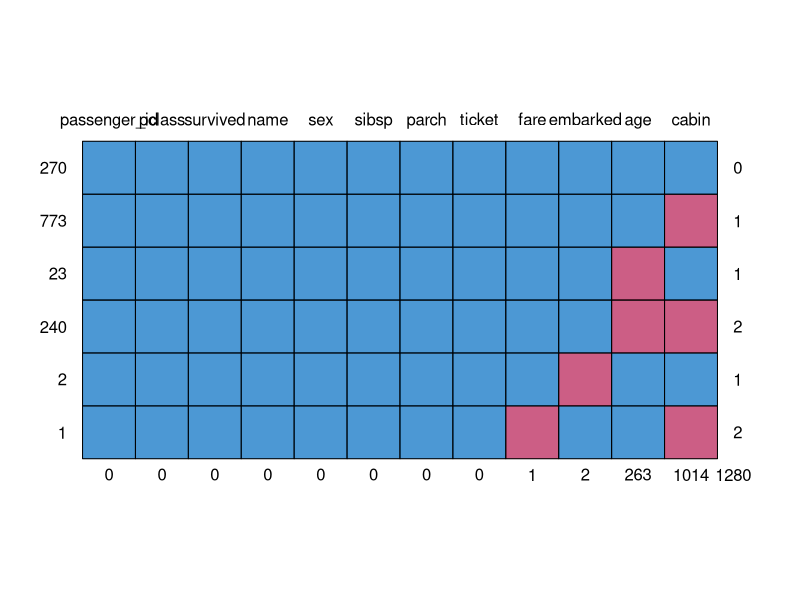
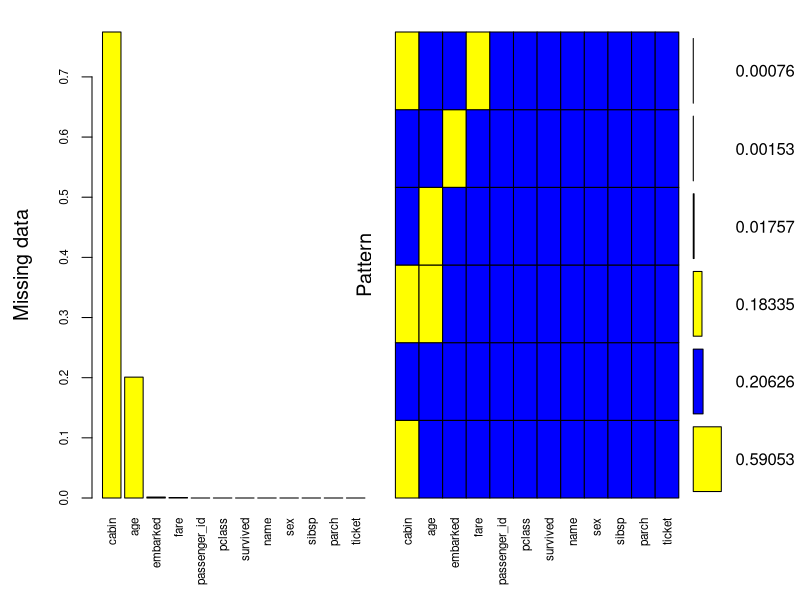
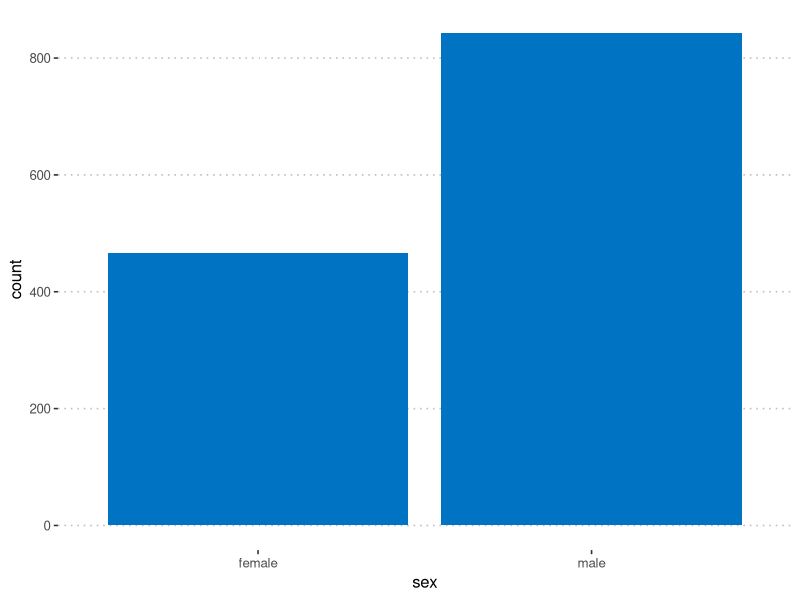
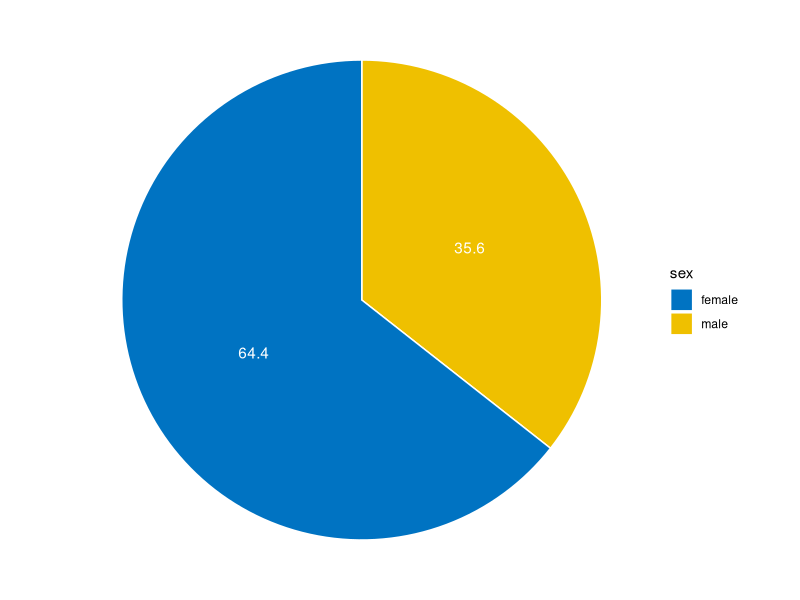
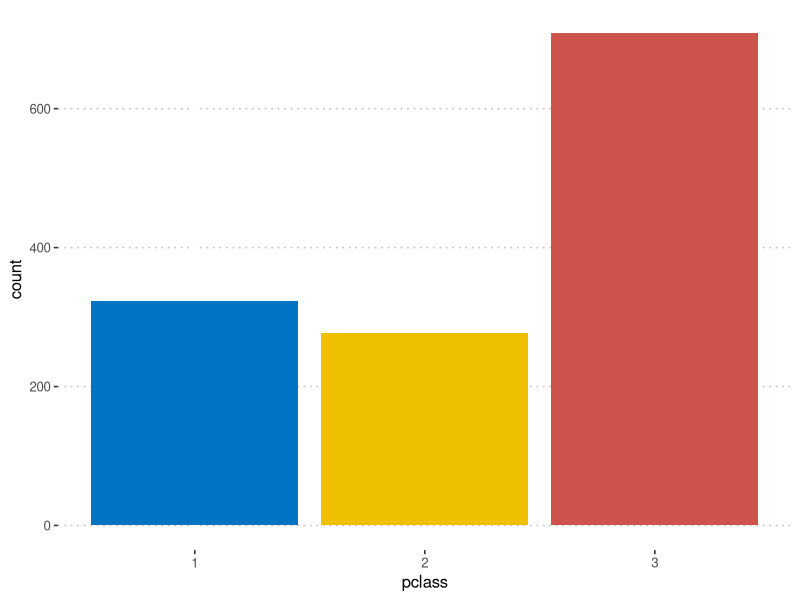
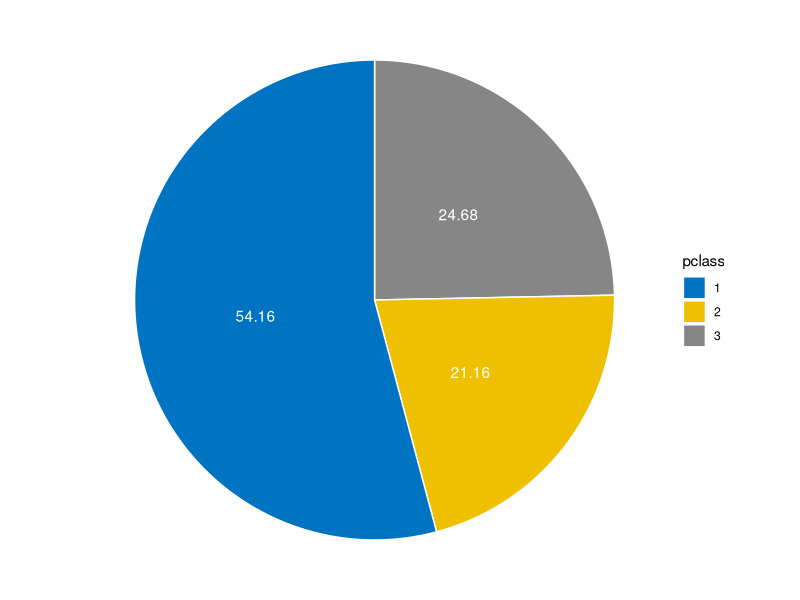
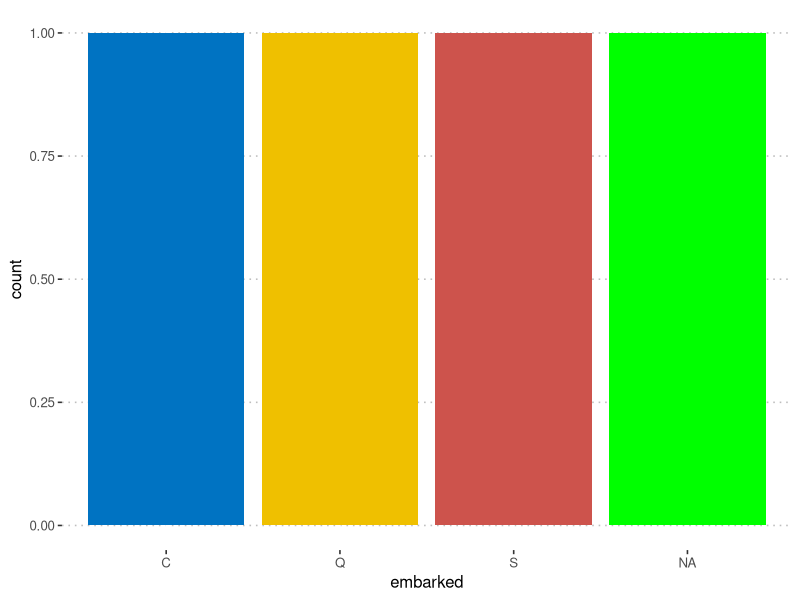
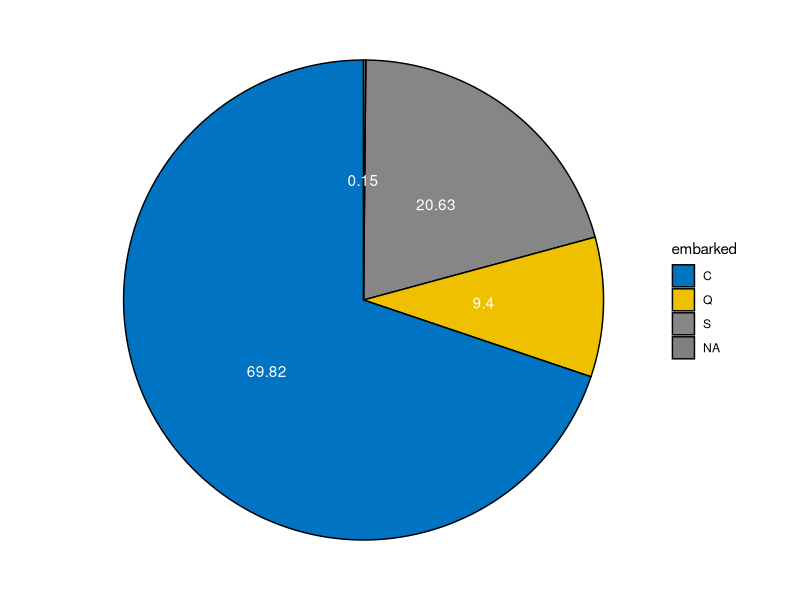

Here is the R script that generated these plots, in order:
install.packages("mice")
library(mice)
install.packages("VIM")
install.packages("SparseM")
library(VIM)
library(SparseM)

#0 - reading data
dataset <- read.csv('titanicDataset.csv', header=TRUE)
workingData <- dataset
#1 - structure verification

#1.1 Missing values
workingData[workingData == ""] <- NA
countNA <- as.data.frame(sapply(workingData, function(x) sum(is.na(x))))

#age missing 263 times
#fare missing once
#cabin missing 1014 times
#embarked missing twice

#basic info about missing data for selected variables
md.pattern(workingData)

#more precise info about misisng data for variables
mice_plot <- aggr(workingData, col=c('blue','yellow'),
                  numbers=TRUE, sortVars=TRUE,
                  labels=names(workingData), cex.axis=.7,
                  gap=1, ylab=c("Missing data","Pattern"))

#1.2 # Data structure for sex, pclass, embarked
install.packages('plyr')
install.packages('ggpubr')
library(plyr)
library(ggplot2)
library(ggpubr)

# SEX - no missing data
#freq
sexStruct <- count(workingData, 'sex')
#female	466
#male	843
sexPercentages <- c()
for (row in 1:length(c(sexStruct$sex))) {
  sexPercentages <- append(sexPercentages,round((sexStruct$freq[row]/sum(sexStruct$freq))*100,digits=2))
}
sexStruct$percentages <- as.data.frame(sexPercentages)

sexStruct <- sexStruct %>%
  arrange(desc(sex)) %>%
  mutate(pos = round(cumsum(sexPercentages) - 0.5*sexPercentages, digits = 2))
sexStruct

#bar graph for sex
ggplot(workingData, aes(sex)) +
  geom_bar(fill = "#0073C2FF") +
  theme_pubclean()

mycols <- c("#0073C2FF", "#EFC000FF", "#868686FF", "#CD534CFF")
ggplot(sexStruct, aes(x = "", y = sexPercentages, fill = sex)) +
  geom_bar(width = 1, stat = "identity", color = "white") +
  coord_polar("y", start = 0)+
  geom_text(aes(y = pos, label = sexPercentages), color = "white")+
  scale_fill_manual(values = mycols) +
  theme_void()


#PCLASS - nomissing data
#freq
pclassStruct <- count(workingData, 'pclass')
#1	323
#2	277
#3 709
pclassPercentages <- c()
for (row in 1:length(c(pclassStruct$pclass))) {
  pclassPercentages <- append(pclassPercentages,round((pclassStruct$freq[row]/sum(pclassStruct$freq))*100,digits=2))
}
pclassStruct$percentages <- as.data.frame(pclassPercentages)

pclassStruct <- pclassStruct %>%
  arrange(desc(pclass)) %>%
  mutate(pos = round(cumsum(pclassPercentages) - 0.5*pclassPercentages, digits = 2))
pclassStruct

pclassStruct$pclass <- as.factor(pclassStruct$pclass)

#bar graph for pclass
ggplot(workingData, aes(pclass)) +
  geom_bar(fill = c("#0073C2FF", "#EFC000FF", "#CD534CFF")) +
  theme_pubclean()

mycols <- c("#0073C2FF", "#EFC000FF", "#868686FF", "#CD534CFF")
ggplot(pclassStruct, aes(x = "", y = pclassPercentages, fill = pclass)) +
  geom_bar(width = 1, stat = "identity", color = "white") +
  coord_polar("y", start = 0)+
  geom_text(aes(y = pos, label = pclassPercentages), color = "white")+
  scale_fill_manual(values = mycols) +
  theme_void()


#EMBARKED - 2 missing values -> skipping NA
#freq
embarkedStruct <- count(workingData, 'embarked')
#C	270
#Q	123
#S 914
#NA - unspecified 

embarkedPercentages <- c()
for (row in 1:length(c(embarkedStruct$embarked))) {
  embarkedPercentages <- append(embarkedPercentages,round((embarkedStruct$freq[row]/sum(embarkedStruct$freq))*100,digits=2))
}
embarkedStruct$percentages <- as.data.frame(embarkedPercentages)

embarkedStruct <- embarkedStruct %>%
  arrange(desc(embarked)) %>%
  mutate(pos = round(cumsum(embarkedPercentages) - 0.5*embarkedPercentages, digits = 2))
embarkedStruct

#embarkedStruct$embarked <- as.factor(embarkedStruct$embarked)

#bar graph for embarked
ggplot(embarkedStruct, aes(embarked)) +
  geom_bar(fill = c("#0073C2FF", "#EFC000FF", "#CD534CFF",'GREEN')) +
  theme_pubclean()

mycols <- c("#0073C2FF", "#EFC000FF", "#868686FF")
ggplot(embarkedStruct, aes(x = "", y = embarkedPercentages, fill = embarked)) +
  geom_bar(width = 1, stat = "identity", color = "black") +
  coord_polar("y", start = 0)+
  geom_text(aes(y = pos, label = embarkedPercentages), color = "white")+
  scale_fill_manual(values = mycols) +
  theme_void()


#2 - frequencies, percentages for survived
#freq
survivedStruct <- count(workingData, 'survived')
#0 - not survived - 809
#1 - survived - 500

survivedPercentages <- c()
for (row in 1:length(c(survivedStruct$survived))) {
  survivedPercentages <- append(survivedPercentages,round((survivedStruct$freq[row]/sum(survivedStruct$freq))*100,digits=2))
}

survivedStruct$percentages <- as.data.frame(survivedPercentages)
#0 - not survived - 61,8%
#1 - survived - 38,2%

#3 -> point #1

#4 - descriptive statistics for age
summary(workingData$age)

#not applying imputations -> 263 values missing
#min - 0.1667 -> Youngest person was a baby younger than a year
#max - 80.00 -> Oldest person was 80 years old
#avg - 29.88 -> The average of age among titanic passengers was 29.88 years
#med - 28.00 -> The median of age among titanic passengers was 28.00 years
#Q1 - 21.00 -> 25% of titanic passengers were in the age <= 21.00 years and 75% of passengers were in the age >= 21.00
#Q3 - 39.00 -> 75% of titanic passengers were in the age <= 39.00 years and 25% of passengers were in thhe age >= 39.00 

ageHist <- hist(workingData$age,
     main="Histogram of titanic passengers' age",
     xlab="Age",
     ylab="Number of passengers",
     col="red",
     freq=TRUE
)
text(ageHist$mids,ageHist$counts,labels=ageHist$counts, adj=c(0.5, -0.5))

#4 - descriptive statistics for fare
summary(workingData$fare)

#not applying imputations -> 1 value missing
#min - 0.000 -> We can quess -> some people were traveling for free (invitation, reward etc.)
#max - 512.329 -> Value of most expensive ticket was 512.32 in unspecified currency
#avg - 33.295 -> The average of ticket prices paid by the passengers was 33.29 in uspecified currency
#med - 14.454 -> The median value of ticket price paid by the passengers was 14.45 in unspecified currency
#Q1 - 7.896 -> 25% of titanic passengers had to pay a price <= 7.89 and 75% of them had to pay >= 7.89
#Q3 - 31.275 -> 75% of titanic passengers had to pay a price <= 31.27  and 25% of them had to pay >= 31.27 

priceHist <- hist(workingData$fare,
     main="Histogram of titanic ticket prices",
     xlab="Fare value",
     yLab="Number of tickets in specific price",
     col="red",
     freq=TRUE,
     xlim=c(0,520)
)
text(priceHist$mids,priceHist$counts,labels=priceHist$counts, adj=c(0.5, -0.5))

#5 Scatterplot for age & price

attach(mtcars)
plot(workingData$age, workingData$fare, main="Age vs Price", 
     xlab="Age ", ylab="Price for ticket", pch=19, col='blue')
abline(lm(workingData$fare~workingData$age), col="red") 

cor.test(workingData$age, workingData$fare, method="pearson")
#H0: correlation = 0
#H1: correlation != 0
#p-val -> <0.05
#=> H1 -> cor - 0.1787394 -> weak positive correlation. 
#Indicates a weak linear relationship between the variables -> the age does not define the price of the ticket

#6 spliting for training and test set with seed 
#ommiting rows with NA values in dataset
fullDataset <- na.omit(workingData)
require(caTools)

set.seed(123) 
sample = sample.split(fullDataset,SplitRatio = 0.70) 
trainingSet =subset(fullDataset,sample ==TRUE) #180 observations
testSet=subset(fullDataset, sample==FALSE) #90 observations

#7 
#SURVIVED FOR TEST SET

#freq
testSetSurvivedStruct <- count(testSet, 'survived')

testSetSurvivedPercentages <- c()
for (row in 1:length(c(testSetSurvivedStruct$survived))) {
  testSetSurvivedPercentages <- append(testSetSurvivedPercentages,round((testSetSurvivedStruct$freq[row]/sum(testSetSurvivedStruct$freq))*100,digits=2))
}

testSetSurvivedStruct$percentages <- as.data.frame(testSetSurvivedPercentages)
#0 - not survived - 35 people | 38,89%
#1 - survived - 55 people | 61,11%


#SURVIVED FOR TRAINING SET

#freq
trainingSetSurvivedStruct <- count(trainingSet, 'survived')
trainingSetSurvivedPercentages <- c()
for (row in 1:length(c(trainingSetSurvivedStruct$survived))) {
  trainingSetSurvivedPercentages <- append(trainingSetSurvivedPercentages,round((trainingSetSurvivedStruct$freq[row]/sum(trainingSetSurvivedStruct$freq))*100,digits=2))
}

trainingSetSurvivedStruct$percentages <- as.data.frame(trainingSetSurvivedPercentages)
#0 - not survived - 55 people | 30,56%
#1 - survived - 125 people | 69,44%

#BACK TO 6 -> spliting without ommitin NA rows
set.seed(123) 
sampleProper = sample.split(workingData,SplitRatio = 0.70) 
trainingSetProper =subset(workingData,sampleProper ==TRUE) #873 observations
testSetProper =subset(workingData, sampleProper==FALSE) #436 observations

#8 Replace missing values in Embarked with "S" for both sets
trainingSetProper$embarked[is.na(trainingSetProper$embarked)] <- "S"
testSetProper$embarked[is.na(testSetProper$embarked)] <- "S"

#9 -> before replacing duplicating datasets for A and B points
trainingSetProperA <- trainingSetProper
trainingSetProperB <- trainingSetProper
testSetProperA <- testSetProper
testSetProperB <- testSetProper

#9+10 A 
#mean for age for full dataset
summary(workingData$age) #-> 29.881

#simple replace with mean for training and test set for Age values
trainingSetProperA$age[is.na(trainingSetProperA$age)] <- 29.8810
testSetProperA$age[is.na(testSetProperA$age)] <- 29.8810


#9+10 B
#USING HMISC IMPUTATION METHOD
install.packages("Hmisc")
install.packages("survival")
library(Hmisc)
library(survival)

#TRAINING SET
#preview for some NA values
head(trainingSetProperB$age, n=30)

#add new column with imputed values
trainingSetProperB$imputed_age <- with(trainingSetProperB, impute(age,median))
#check where it was imputed compare original with imputed in dataset
head(trainingSetProperB$imputed_age, n=30)

#TEST SET
#preview for some NA values
head(testSetProperB$age, n=30)

#add new column with imputed values
testSetProperB$imputed_age <- with(testSetProperB, impute(age,median))
#check where it was imputed compare original with imputed in dataset
head(testSetProperB$imputed_age, n=30)

#11 Setting Generalized Linear Model for Logit Regression with LOGIT link function
install.packages("tidyverse")
library(tidyverse)

selectedDatasetA <- trainingSetProperA %>% select('age','sex','pclass','embarked','survived')
selectedTestDatasetA <- testSetProperA %>% select('age','sex','pclass','embarked','survived')

write.csv(selectedDatasetA, "trainingDatasetA", )

modelGLM <- glm(survived ~ .,family=binomial(link='logit'),data=selectedDatasetA)
summary(modelGLM)

#significant factors - sex, pclass, age

install.packages("pscl")
library(pscl)

#counting pseudo R2 to validate model fit
pR2(modelGLM) #McFadden pR2 > 0.3231 -> ~ 32% - very low 

#measuring accuracy with test set
fitted.results <- predict(modelGLM,selectedTestDatasetA)
fitted.results <- ifelse(fitted.results > 0.5,1,0)

misClasificError <- mean(fitted.results != selectedTestDatasetA$survived)
print(paste('Accuracy',1-misClasificError))

"Accuracy 0.793577" # => 0.79355 => 79.35% success prediction for testSet 
